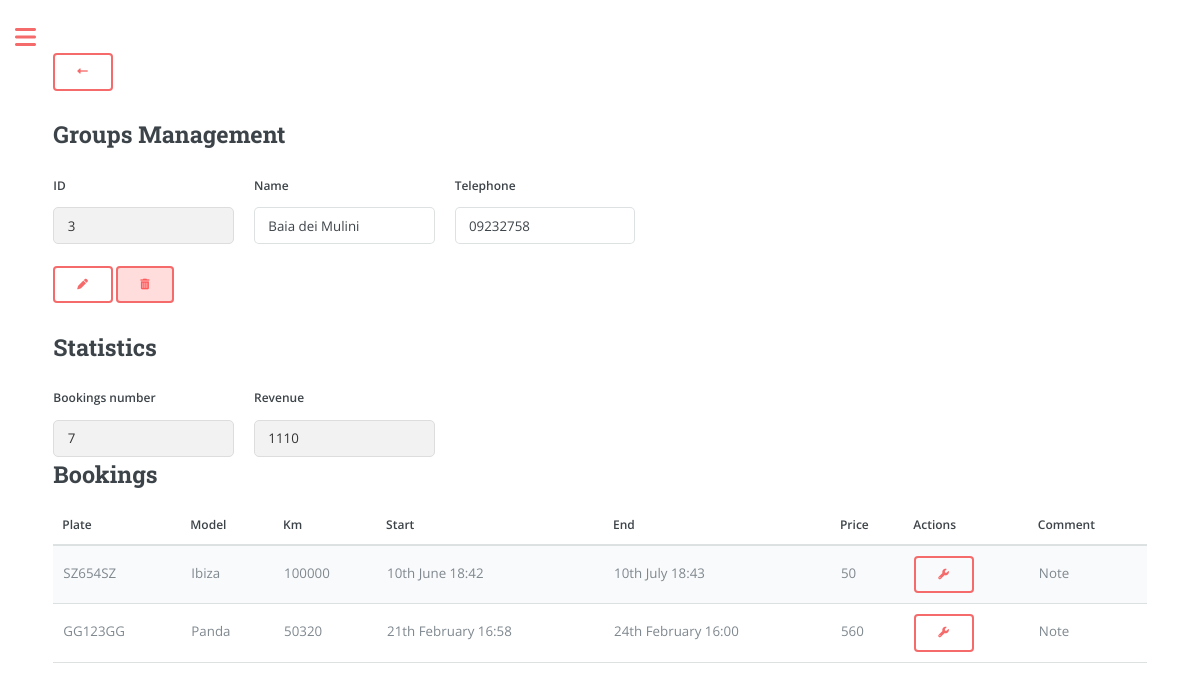
Page /groups/3 (signed in) on the earlier database version.
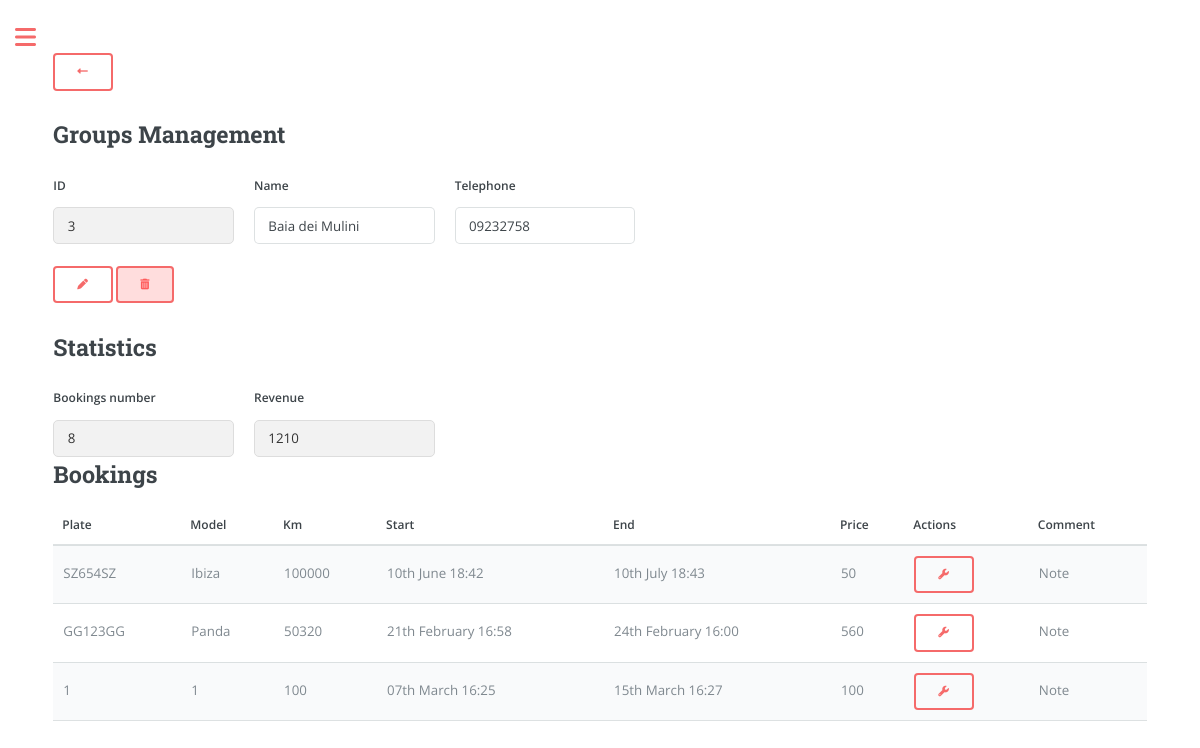
Same page on the later database version.
### app/models.py (models this page shows, shortened)
class Groups(db.Model):
    id = db.Column(db.Integer, primary_key=True)
    name = db.Column(db.String(128), index=True)
    telephone = db.Column(db.String(20), default='/', index=True)
    money = db.Column(db.Integer, default=0, index=True)
    bookings_number = db.Column(db.Integer, default=0, index=True)
    user_id = db.Column(db.Integer, db.ForeignKey('user.id'))
    bookings = db.relationship('Booking', back_populates='group', lazy='dynamic')

class Booking(db.Model):
    id = db.Column(db.Integer, primary_key=True)
    start_datetime = db.Column(db.DateTime, nullable=False)
    end_datetime = db.Column(db.DateTime, nullable=False)
    car_plate = db.Column(db.String(8), db.ForeignKey('car.plate'), nullable=False)
    user_id = db.Column(db.Integer, db.ForeignKey('user.id'), nullable=False)
    note = db.Column(db.String(160))
    money = db.Column(db.Integer, default=0, index=True)
    km = db.Column(db.Integer, default=0, index=True) # Car's kilometres when booking
    car = db.relationship('Car', backref='bookings', lazy=True)
    contact_id = db.Column(db.Integer, db.ForeignKey('contacts.id', name='booking_contacts_id'), nullable=True)
    group_id = db.Column(db.Integer, db.ForeignKey('groups.id', name='booking_group'), nullable=True)
    group = db.relationship('Groups', back_populates='bookings', lazy=True)

class Car(db.Model):
    plate = db.Column(db.String(8), primary_key=True, index=True, unique=True)
    make = db.Column(db.String(15), index=True)
    model = db.Column(db.String(15), index=True)
    fuel = db.Column(db.String(8), index=True)
    year = db.Column(db.Integer, index=True)
    cc = db.Column(db.Integer, index=True)
    user_id = db.Column(db.Integer, db.ForeignKey('user.id'))
    days = db.Column(db.Integer, default=0, index=True)
    money = db.Column(db.Integer, default=0, index=True) # Referred as 'revenue'
    car_cost = db.Column(db.Integer, default=0, index=True)
    insurance_cost = db.Column(db.Float, default=0, index=True)
    insurance_expiry_date = db.Column(db.DateTime)
    mot_cost = db.Column(db.Float, default=0, index=True)
    mot_expiry_date = db.Column(db.DateTime)
    road_tax_cost = db.Column(db.Float, default=0, index=True)
    road_tax_expiry_date = db.Column(db.DateTime)
    renewal = db.relationship('Renewal', backref='car', lazy='dynamic')
    km = db.Column(db.Integer, default=0, index=True)

### app/routes.py (the view, shortened to what this page needs)
@app.route('/groups/<int:group_id>', methods=['GET', 'POST'])
@requires_verification
def group_manage(group_id):
    group = Groups.query.get_or_404(group_id)
    group_bookings = group.bookings.all()
    return render_template('group_manage.html' if current_user.language == 'en' else f'group_manage_{current_user.language}.html',
                           group=group, group_bookings=group_bookings, money=group.money, bookings_number=group.bookings_number,
                           user_name=current_user.username if current_user.is_authenticated else None)

### app/decorator.py (called while the page is built)
def requires_verification(func):
    @wraps(func)
    def decorated_function(*args, **kwargs):
        if not current_user.is_authenticated:
            flash('You need to log in to access this page.', 'warning')
            return redirect(url_for('login'))  # Redirect to login page
        elif not current_user.is_verified:
            flash('You need to verify your account to access this page.', 'warning')
            return redirect(url_for('confirm_email'))  # Redirect to account verification page
        return func(*args, **kwargs)
    return decorated_function

### app/models.py (called while the page is built)
@login.user_loader
def load_user(id):
    return User.query.get(int(id))

### app/templates/group_manage.html (shortened to what this page needs)
{% if current_user.language == 'en' %}
    {% extends "index.html" %}
{% else %}
    {% extends "index_" + current_user.language + ".html" %}
{% endif %}
{% block content %}
<link rel="stylesheet" href="{{ url_for('static', filename='css/custom.css') }}">
<div class="row">
    <form action="{{ url_for('groups') }}" method="get">
      <button type="submit" title="Back"><i class="fa-solid fa-left-long"></i></button>
    </form>
  </div>
<h2>Groups Management</h2>
<form method="POST" onsubmit="return confirm('Are you sure you want to proceed?');">
    <div class="row">
        <div class="col">
            <label for="id" class="form-label">ID</label>
            <input type="text" class="form-control" id="id" name="id" value="{{ group.id }}" readonly>
        </div>
        <div class="col">
            <label for="name" class="form-label">Name</label>
            <input type="text" class="form-control" id="name" name="name" value="{{ group.name }}">
        </div>
        <div class="col">
            <label for="telephone" class="form-label">Telephone</label>
            <input type="text" class="form-control" id="telephone" name="telephone" value="{{ group.telephone }}">
        </div>
    </div>
    <br>
    <div class="row">
        <div class="col">
            <button type="submit" class="btn btn-primary" name="action" value="amend"><i class="fa-solid fa-pen"></i></button>
            <button type="submit" class="btn btn-danger btn-delete" name="action" value="delete"><i class="fas fa-trash-alt"></i></button>
        </div>
    </div>
</form>
<h2>Statistics</h2>
<div class="row">
    <div class="col">
        <label for="bookings_number" class="form-label">Bookings number</label>
        <input type="text" class="form-control" id="bookings_number" name="bookings_number" value="{{ bookings_number }}" readonly>
    </div>
    <div class="col">
        <label for="money" class="form-label">Revenue</label>
        <input type="text" class="form-control" id="money" name="money" value="{{ money }}" readonly>
    </div>
</div>
<h2>Bookings</h2>
<form action="{{ url_for('bookings_manage') }}" method="POST">
    <table>
        <thead>
            <tr>
                <th>Plate</th>
                <th>Model</th>
                <th>{{ current_user.measurement_unit.capitalize() }}</th>
                <th>Start</th>
                <th>End</th>
                <th>Price</th>
                <th>Actions</th>
                <th>Comment</th>
            </tr>
        </thead>
        <tbody>
            {% for booking in group_bookings %}
                <tr>
                    <td>{{ booking.car.plate }}</td>
                    <td>{{ booking.car.model }}</td>
                    <td>{{ booking.km }}</td>
                    <td>{{ booking.start_datetime.strftime("%dth %B %H:%M") }}</td>
                    <td>{{ booking.end_datetime.strftime("%dth %B %H:%M") }}</td>
                    <td>{{ booking.money }}</td>
                    <td>
                        <button type="submit" class="btn btn-danger" name="manage_booking" value="{{ booking.id }}"><i class="fa-solid fa-wrench"></i></button>
                    </td>
                    <td>
                        {% if booking.note %}
                            <span class="note-tooltip">
                                Note
                            </span>
                        {% endif %}
                    </td>
                </tr>
            {% endfor %}
        </tbody>
    </table>
</form>
{% endblock %}

Differences in the rows shown:
changed Groups "Baia dei Mulini": money "1110" → "1210"
added Booking: car.plate "1", car.model "1", km "100", start_datetime "07th March 16:25", end_datetime "15th March 16:27", money "100", {{ booking.id }} 11 (drawn)
Other differences:
form field bookings_number: "7" → "8"
